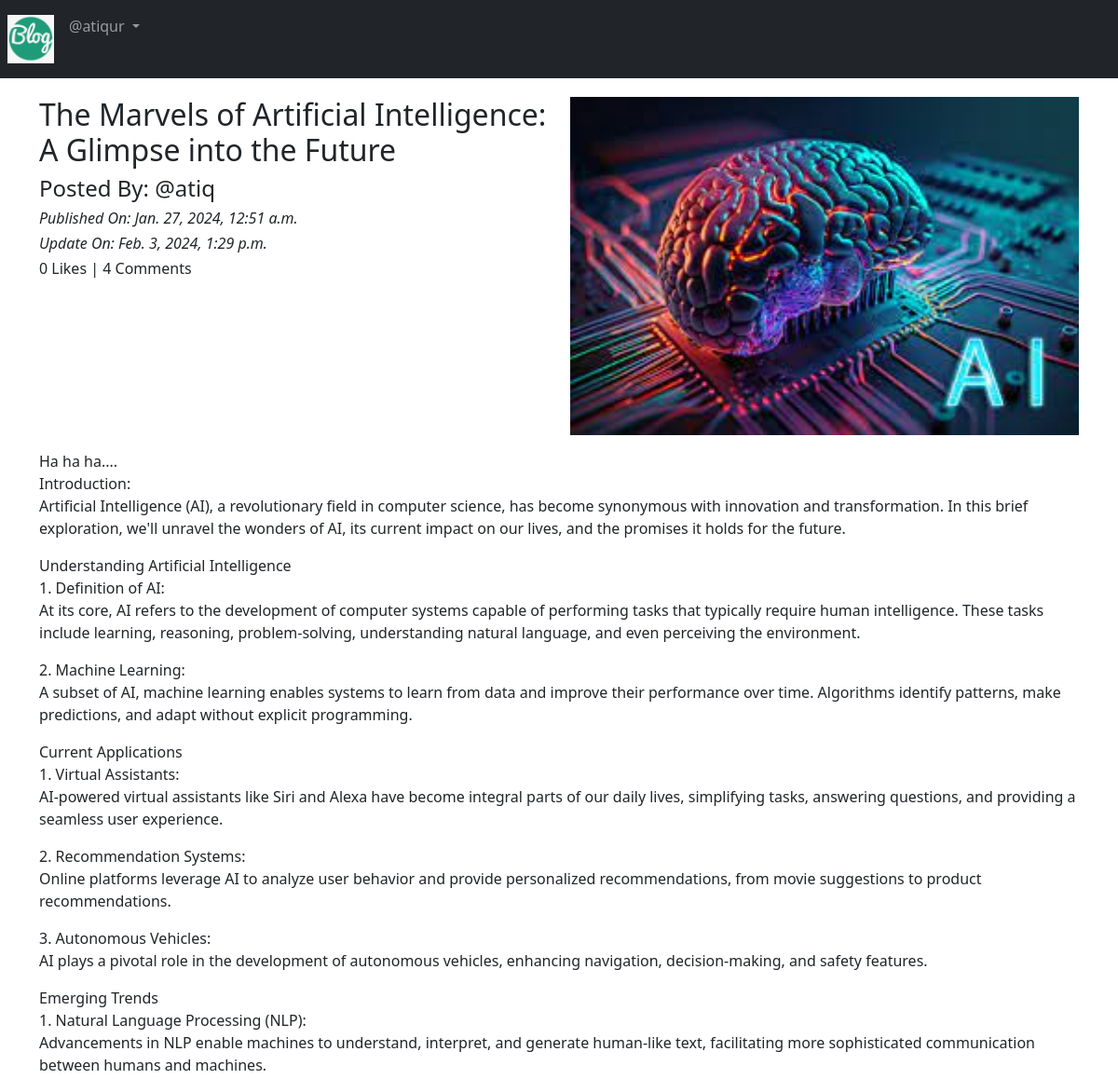
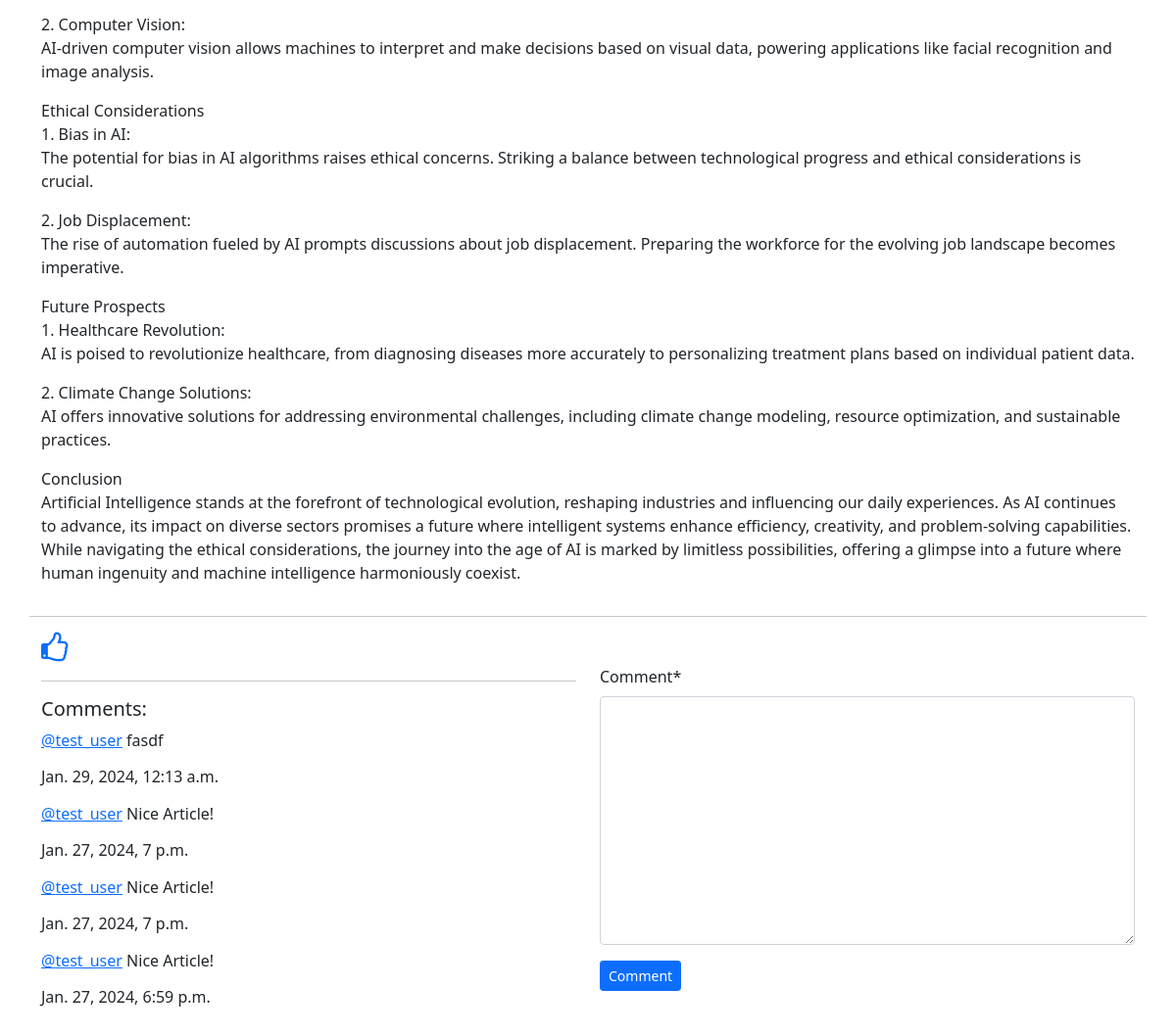
The app's page /blog/details/The-Marvels-of-Artificial-Intelligence:-A-Glimpse-into-the-Future-f7377210-7d32-44f4-a65e-cec59518d7d0 (signed in) with its own data (2 pictures, top to bottom).
### App_Blog/models.py (models this page shows, shortened)
class Blog(models.Model):
    author = models.ForeignKey(User, on_delete=models.CASCADE, related_name='post_author')
    blog_title = models.CharField(max_length=264, verbose_name='Put a Title')
    slug = models.SlugField(max_length=264, unique=True)
    blog_content = models.TextField(verbose_name="What is on your mind?")
    blog_image = models.ImageField(upload_to='blog_images', verbose_name="image", blank=True)
    publish_date = models.DateTimeField(auto_now_add=True)
    update_date = models.DateTimeField(auto_now=True)
    class Meta:
        ordering = ('-publish_date',)

class Comment(models.Model):
    blog = models.ForeignKey(Blog, on_delete=models.CASCADE, related_name='blog_comment')
    user = models.ForeignKey(User, on_delete=models.CASCADE, related_name='user_comment')
    comment = models.TextField()
    comment_date = models.DateTimeField(auto_now_add=True)
    class Meta:
        ordering = ('-comment_date',)

### App_Blog/views.py (the view, shortened to what this page needs)
# urls.py: path('details/<slug>', views.blog_details, name='blog_details'),
@login_required
def blog_details(request, slug):
    blog = Blog.objects.get(slug=slug)
    comment_form = CommentForm()
    already_liked = Likes.objects.filter(blog=blog, user=request.user)
    if already_liked:
        liked = True
    else:
        liked = False
    return render(request, 'App_Blog/blog_details.html', context={'blog':blog, 'comment_form': comment_form, 'liked':liked})

### App_Blog/forms.py
class CommentForm(forms.ModelForm):
    class Meta:
        model = Comment
        fields = ('comment',)

### templates/App_Blog/blog_details.html (shortened to what this page needs)
{% extends "base.html" %}
{% load crispy_forms_tags %}
{% block body_block %}
    <div class="row">
        <div class="col-sm-6">
            <h2>{{blog.blog_title}}</h2>
            <h4>Posted By: @{{blog.author}}</h4>
            <i><h6>Published On: {{blog.publish_date}}</h6></i>
            <i><h6>Update On: {{blog.update_date}}</h6></i>
            <h6>{{blog.liked_blog.count}} Likes | {{blog.blog_comment.count}} Comments</h6>
        </div>
        <div class="col-sm-6">
            <img src="/media/{{blog.blog_image}}" width="100%">
         </div>
         <p>
            {{blog.blog_content|linebreaks}}
         </p>
         <hr>
    </div>
    {% if not liked %}
    <a href="{% url 'App_Blog:liked_post' pk=blog.pk%}">
        <i class="fa fa-thumbs-o-up fa-2x" aria-hidden="true"></i>
     </a>
     {% else %}
     <a href="{% url 'App_Blog:unliked_post' pk=blog.pk%}">
        <i class="fa fa-thumbs-o-down fa-2x" aria-hidden="true"></i>
     </a>
     {% endif %}
    <div class="row">
        <div class="col-sm-6">
            <hr>
            <h5>Comments:</h5>
            {% for comment in  blog.blog_comment.all %}
                <p><a href="#">@{{comment.user}}</a> {{comment.comment}}<br> <h6>{{comment.comment_date}}</h6></p>
            {% endfor %}
        </div>
        <div class="col-sm-6">
            <form method="POST">
                {{ comment_form|crispy }}
                <button type="submit" name="button" class="btn btn-primary btn-sm">Comment</button>
            </form>
        </div>
    </div>
    <br>
    <br>
{% endblock body_block %}

### templates/base.html (shortened to what this page needs)
<!DOCTYPE html>
<html lang="en">
<head>
    <link href="https://cdn.jsdelivr.net/npm/bootstrap@5.0.0-beta2/dist/css/bootstrap.min.css" rel="stylesheet" />
    <link rel="stylesheet" href="https://maxcdn.bootstrapcdn.com/font-awesome/4.7.0/css/font-awesome.min.css">
</head>
<body>
    <nav class="navbar navbar-expand-sm bg-dark navbar-dark">
        <ul class="navbar-nav">
            <li class="nav-item active">
                <a class="nav-link" href="{% url 'index' %}"> <img src="/media/home_logo.png"  width="50px"></a>
            </li>
            {% if user.is_authenticated %}
            <div class="nav-item dropdown">
                <a href="" class="nav-link dropdown-toggle" id="navbardrop" data-bs-toggle="dropdown">
                    @{{user.username}}
                </a>
            </div>
        {% endif %}
    </nav>
    <div class="container" style="padding-top:20px">
        {% block body_block %}
        {% endblock body_block %}
    </div>
</body>
</html>

### records on screen
Blog: blog_title "The Marvels of Artificial Intelligence: A Glimpse into the Future", author "atiq", publish_date "Jan. 27, 2024, 12:51 a.m.", update_date "Feb. 3, 2024, 1:29 p.m.", liked_blog.count "0", blog_comment.count "4", blog_image (picture), blog_content "Ha ha ha.... Introduction: Artificial Intelligence (AI), a revolutionary field in computer science, has become synonymous with innovation and transformation. In this brief exploration, we'll unravel the wonders of AI, its current impact on our lives, and the promises it holds for the future. Understanding Artificial Intelligence 1. Definition of AI: At its core, AI refers to the development of computer systems capable of performing tasks that typically require human intelligence. These tasks include learning, reasoning, problem-solving, understanding natural language, and even perceiving the environment. 2. Machine Learning: A subset of AI, machine learning enables systems to learn from…"
Comment: user "test_user", comment "fasdf", comment_date "Jan. 29, 2024, 12:13 a.m."
Comment: user "test_user", comment "Nice Article!", comment_date "Jan. 27, 2024, 7 p.m."
Comment: user "test_user", comment "Nice Article!", comment_date "Jan. 27, 2024, 7 p.m."
Comment: user "test_user", comment "Nice Article!", comment_date "Jan. 27, 2024, 6:59 p.m."

### other values on screen
{{ user.username }} "atiqur"
